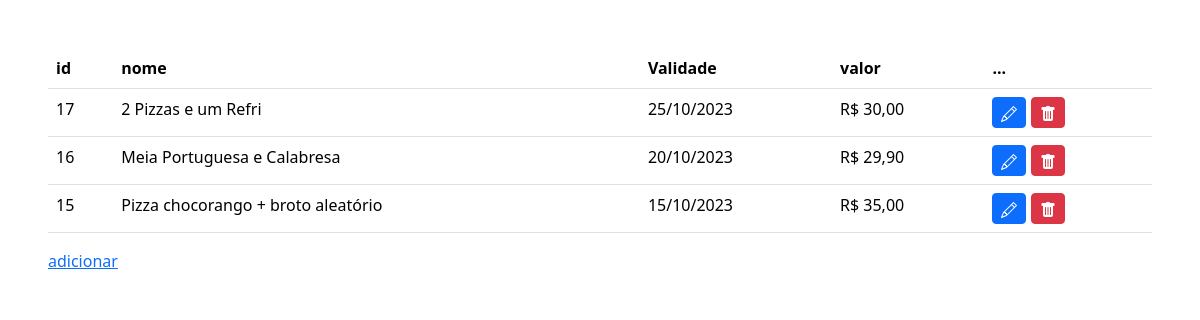
The app's page /tabela_promocoes.php with its own data.
### tables this page shows
CREATE TABLE IF NOT EXISTS `promocoes` (
  `ID` int NOT NULL AUTO_INCREMENT,
  `Nome` varchar(502) DEFAULT NULL,
  `Validade` varchar(2100) DEFAULT NULL,
  `Valor` varchar(215) DEFAULT NULL,
  PRIMARY KEY (`ID`)
);

### tabela_promocoes.php (the view, shortened to what this page needs)
<?php
include_once('conexao.php');
$sql = "SELECT * FROM promocoes ORDER BY ID DESC";
$result =$conexao->query($sql);
?>
<!DOCTYPE html>
<html lang="en">
<head>
</head>
<body>
<div class="m-5">
    <table class="table">
      <thead>
<tr><th scope="col">id</th><th scope="col">nome</th><th scope="col">Validade</th><th scope="col">valor</th><th scope="col">...</th>
        </tr>
      </thead>
      <tbody>
        <?php
        while($user_data = mysqli_fetch_assoc($result)){
            echo "<tr>";
            echo "<td>".$user_data['ID']."</td>";
            echo "<td>".$user_data['Nome']."</td>";
            echo "<td>".$user_data['Validade']."</td>";
            echo "<td>".$user_data['Valor']."</td>";
            echo "<td> <a class=' btn-sm btn btn-primary' href='edit_promocoes.php?ID=$user_data[ID]'>
            <svg xmlns='http://www.w3.org/2000/svg' width='16' height='16' fill='currentColor' class='bi bi-pencil' viewBox='0 0 16 16'>
            <path d='M12.146.146a.5.5 0 0 1 .708 0l3 3a.5.5 0 0 1 0 .708l-10 10a.5.5 0 0 1-.168.11l-5 2a.5.5 0 0 1-.65-.65l2-5a.5.5 0 0 1 .11-.168l10-10zM11.207 2.5 13.5 4.793 14.793 3.5 12.5 1.207 11.207 2.5zm1.586 3L10.5 3.207 4 9.707V10h.5a.5.5 0 0 1 .5.5v.5h.5a.5.5 0 0 1 .5.5v.5h.293l6.5-6.5zm-9.761 5.175-.106.106-1.528 3.821 3.821-1.528.106-.106A.5.5 0 0 1 5 12.5V12h-.5a.5.5 0 0 1-.5-.5V11h-.5a.5.5 0 0 1-.468-.325z'/>
          </svg></a>
                <a class='btn btn-sm btn-danger' href='delete_promocoes.php?ID=$user_data[ID]'><svg xmlns='http://www.w3.org/2000/svg' width='16' height='16' fill='currentColor' class='bi bi-trash-fill' viewBox='0 0 16 16'>
                <path d='M2.5 1a1 1 0 0 0-1 1v1a1 1 0 0 0 1 1H3v9a2 2 0 0 0 2 2h6a2 2 0 0 0 2-2V4h.5a1 1 0 0 0 1-1V2a1 1 0 0 0-1-1H10a1 1 0 0 0-1-1H7a1 1 0 0 0-1 1H2.5zm3 4a.5.5 0 0 1 .5.5v7a.5.5 0 0 1-1 0v-7a.5.5 0 0 1 .5-.5zM8 5a.5.5 0 0 1 .5.5v7a.5.5 0 0 1-1 0v-7A.5.5 0 0 1 8 5zm3 .5v7a.5.5 0 0 1-1 0v-7a.5.5 0 0 1 1 0z'/>
              </svg> </a>
          </td>";
            echo "</tr>";
        }
         ?>
      </tbody>
    </table>
    <a href="adiciPromo.php">adicionar</a>
</div>
</body>
<link href="https://cdn.jsdelivr.net/npm/bootstrap@5.3.2/dist/css/bootstrap.min.css" rel="stylesheet"
>
</html>

### records on screen
promocoes: ID "17", Nome "2 Pizzas e um Refri", Validade "25/10/2023", Valor "R$ 30,00"
promocoes: ID "16", Nome "Meia Portuguesa e Calabresa", Validade "20/10/2023", Valor "R$ 29,90"
promocoes: ID "15", Nome "Pizza chocorango + broto aleatório", Validade "15/10/2023", Valor "R$ 35,00"
